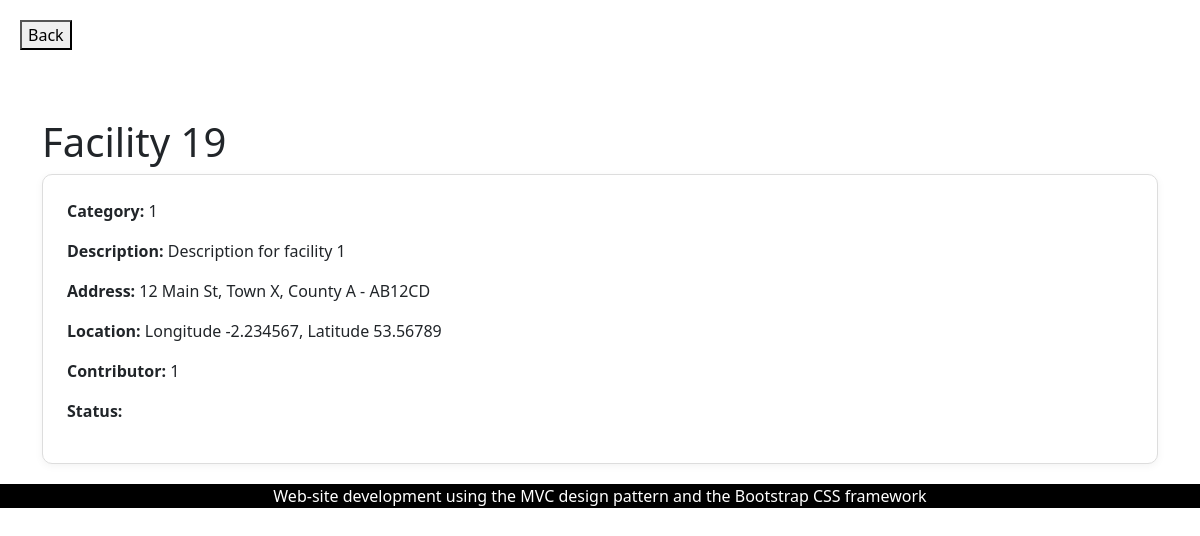
The page /ecoFacilityDetails.php?id=1 on the database its author committed.
### tables this page shows
CREATE TABLE ecoFacilities (
    id INTEGER PRIMARY KEY AUTOINCREMENT,  -- PK, UQ, NN, AI
    title VARCHAR(50) NOT NULL,            -- NN
    category INTEGER NOT NULL,             -- FK to ecoCategories(id)
    description VARCHAR(150) NOT NULL,     -- NN
    houseNumber VARCHAR(50),               -- Optional
    streetName VARCHAR(50),                -- Optional
    county VARCHAR(50),                    -- Optional
    town VARCHAR(50),                      -- Optional
    postcode VARCHAR(7) NOT NULL,          -- NN
    lng FLOAT NOT NULL,                    -- NN
    lat FLOAT NOT NULL,                    -- NN
    contributor INTEGER NOT NULL, status TEXT,          -- FK to ecoUser(id)
    FOREIGN KEY (category) REFERENCES ecoCategories(id),
    FOREIGN KEY (contributor) REFERENCES ecoUser(id)
);

### ecoFacilityDetails.php (called while the page is built, shortened)
<?php
require_once('Models/ecoFacilityDataSet.php');
$id = $_GET['id'] ?? null;
$dataSet = new EcoFacilityDataSet();
$facility = $dataSet->fetchEcoFacility($id);
require('Views/ecoFacilityDetails.phtml');
require('Views/template/footer.phtml');
?>

### Models/Database.php (called while the page is built, shortened)
<?php
class Database {
    protected static $_dbInstance = null;
    protected $_dbHandle;
    public static function getInstance() {
        if(self::$_dbInstance === null) {
            self::$_dbInstance = new self();
        }
        return self::$_dbInstance;
    }
    private function __construct() {
        try {
            $this->_dbHandle = new PDO("sqlite:database/ecoBuddy.db");
        }
        catch (PDOException $e) {
            echo $e->getMessage();
        }
    }
    public function getdbConnection() {
        return $this->_dbHandle;
    }
}

### Models/ecoFacilityDataSet.php (called while the page is built, shortened)
<?php
require_once('Database.php');
require_once('ecoFacilityData.php');
class EcoFacilityDataSet {
    protected $_dbHandle;
    public function __construct() {
        $this->_dbHandle = Database::getInstance()->getdbConnection();
    }
    public function fetchEcoFacility($id) {
        $sqlQuery = "SELECT * FROM ecoFacilities WHERE id = :id";
        $stmt = $this->_dbHandle->prepare($sqlQuery);
        $stmt->execute(['id' => $id]);
        $row = $stmt->fetch(PDO::FETCH_ASSOC);
        if ($row) {
            return new ecoFacilityData($row);
        }
        return null;
    }
}

### Models/ecoFacilityData.php (called while the page is built, shortened)
<?php
class ecoFacilityData {
    protected $id, $title, $category, $description, $houseNumber, $streetName, $county, $town, $postcode, $longitude, $latitude, $contributor, $status;
    public function __construct($dbRow){
        $this->title = $dbRow['title'];
        $this->category = $dbRow['category'];
        $this->description = $dbRow['description'];
        $this->houseNumber = $dbRow['houseNumber'];
        $this->streetName = $dbRow['streetName'];
        $this->county = $dbRow['county'];
        $this->town = $dbRow['town'];
        $this->postcode = $dbRow['postcode'];
        $this->longitude = $dbRow['lng'];
        $this->latitude = $dbRow['lat'];
        $this->contributor = $dbRow['contributor'];
    }
    public function getTitle() {
        return $this->title;
    }
    public function getCategory() {
        return $this->category;
    }
    public function getDescription() {
        return $this->description;
    }
    public function getHouseNumber() {
        return $this->houseNumber;
    }
    public function getStreetName() {
        return $this->streetName;
    }
    public function getCounty() {
        return $this->county;
    }
    public function getTown() {
        return $this->town;
    }
    public function getPostcode() {
        return $this->postcode;
    }
    public function getLongitude() {
        return $this->longitude;
    }
    public function getLatitude() {
        return $this->latitude;
    }
    public function getContributor() {
        return $this->contributor;
    }
}

### Views/ecoFacilityDetails.phtml (the view, shortened to what this page needs)
<!DOCTYPE html>
<html lang="en">
<head>
    <link rel="stylesheet" href="https://cdn.jsdelivr.net/npm/bootstrap@5.3.0/dist/css/bootstrap.min.css">
    <link href="/css/my-style.css" rel="stylesheet">
</head>
<body>
<button onclick="history.back()" style="margin: 20px;">Back</button>
<div class="container mt-5">
    <h1><?= htmlspecialchars($facility->getTitle()) ?></h1>
    <div class="card p-4">
        <p><strong>Category:</strong> <?= htmlspecialchars($facility->getCategory()) ?></p>
        <p><strong>Description:</strong> <?= htmlspecialchars($facility->getDescription()) ?></p>
        <p><strong>Address:</strong> <?= htmlspecialchars($facility->getHouseNumber() . ' ' . $facility->getStreetName() . ', ' . $facility->getTown() . ', ' . $facility->getCounty() . ' - ' . $facility->getPostcode()) ?></p>
        <p><strong>Location:</strong> Longitude <?= htmlspecialchars($facility->getLongitude()) ?>, Latitude <?= htmlspecialchars($facility->getLatitude()) ?></p>
        <p><strong>Contributor:</strong> <?= htmlspecialchars($facility->getContributor()) ?></p>
        <p><strong>Status:</strong> <?= htmlspecialchars($facility->getStatus()) ?></p>
    </div>
</div>
</body>
</html>

### css/my-style.css (style rules this page uses)
.card { background-color: #ffffff; border: 1px solid #ddd; border-radius: 10px; padding: 20px; margin-bottom: 20px; box-shadow: 0 2px 8px rgba(0, 0, 0, 0.05); }

### rows shown on the page
ecofacilities: title "Facility 19", category "1", description "Description for facility 1", houseNumber+streetName+town "12 Main St, Town X, County A - AB12CD", lng "-2.234567", lat "53.56789", contributor "1"
